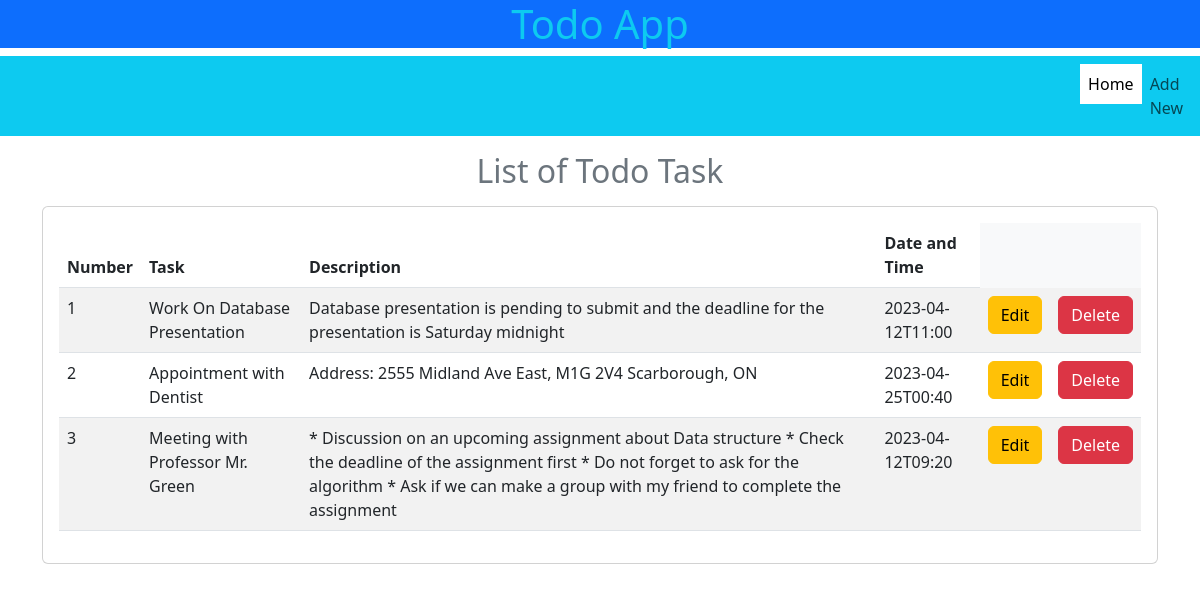
Page /TodoApp/ on the earlier database version.
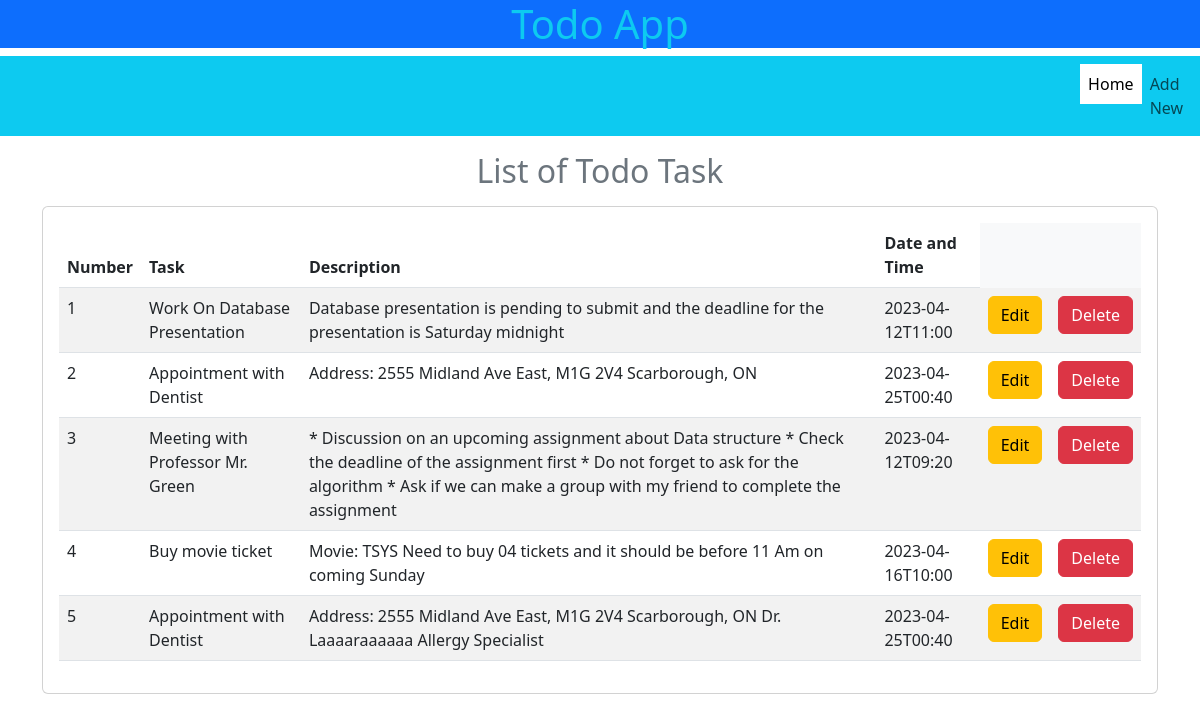
Same page on the later database version.
### TodoApp/models.py (models this page shows)
class TodoList(models.Model):
    task = models.CharField(max_length=100)
    description = models.CharField(max_length=300)
    date = models.CharField(max_length=20)

### TodoApp/views.py (the view)
# urls.py: path("", home),
def home(request):
    list = TodoList.objects.all()
    return render(request, "TodoApp/home.html", {'list':list})

### templates/TodoApp/home.html (shortened to what this page needs)
<!doctype html>
<html>
  <head>
    <link rel="stylesheet" href="https://cdn.jsdelivr.net/npm/bootstrap@5.3.0-alpha3/dist/css/bootstrap.rtl.min.css">
    <link rel="stylesheet" href="https://cdnjs.cloudflare.com/ajax/libs/font-awesome/4.7.0/css/font-awesome.min.css">
  </head>
  <body>
    <h1 class="text-center bg-primary text-info">Todo App</h1>
    {% include 'TodoApp/navigation.html' %}
    <div class="container">
      <div class="row">
        <div class="col-md-12">
          <h2 class="col-md-12 my-3 text-secondary text-center">List of Todo Task</h2>
          <div class="card">
            <div class="card-body">
              <table class="table bg-light table-striped">
                <thead>
                  <th>Number</th>
                  <th>Task</th>
                  <th>Description</th>
                  <th>Date and Time</th>
                </thead>
                <tbody>
                  {% for l in list %}
                  <tr>
                    <td>{{forloop.counter}}</td>
                    <td>{{l.task}}</td>
                    <td>{{l.description}}</td>
                    <td>{{l.date}}</td>
                    <td>
                      <a href="/TodoApp/updateList/{{l.id}}" class="btn btn-warning md-sm">Edit</a>
                    </td>
                    <td>
                      <a href="/TodoApp/deleteList/{{l.id}}" class="btn btn-danger md-sm">Delete</a>
                    </td>
                  </tr>
                  {% endfor %}
                </tbody>
              </table>
            </div>
          </div>
        </div>
      </div>
    </div>
  </body>
</html>

### templates/TodoApp/navigation.html (shortened to what this page needs)
<nav class="navbar navbar-expand-lg bg-info">
      <div class="collapse navbar-collapse" id="navbarSupportedContent">
        <ul class="navbar-nav me-auto">
          <li class="nav-item">
            <a class="nav-link active bg-white" aria-current="page" href="/TodoApp/home/">Home</a>
          </li>
          <li class="nav-item">
            <a class="nav-link" aria-current="page" href="/TodoApp/addList/">Add New</a>
          </li>
        </ul>
      </div>
  </nav>

Differences in the rows shown:
added TodoList: task "Buy movie ticket", description "Movie: TSYS Need to buy 04 tickets and it should be before 11 Am on coming Sunday", date "2023-04-16T10:00"
added TodoList: task "Appointment with Dentist", description "Address: 2555 Midland Ave East, M1G 2V4 Scarborough, ON Dr. Laaaaraaaaaa Allergy Specialist", date "2023-04-25T00:40"
